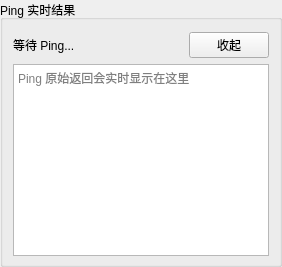
              <widget class="QGroupBox" name="groupPingResult">
               <property name="title">
                <string>Ping 实时结果</string>
               </property>
               <property name="visible">
                <bool>false</bool>
               </property>
               <layout class="QVBoxLayout" name="pingResultLayout">
                <property name="leftMargin">
                 <number>10</number>
                </property>
                <property name="topMargin">
                 <number>12</number>
                </property>
                <property name="rightMargin">
                 <number>10</number>
                </property>
                <property name="bottomMargin">
                 <number>8</number>
                </property>
                <property name="spacing">
                 <number>6</number>
                </property>
                <item>
                 <layout class="QHBoxLayout" name="pingResultHeaderLayout">
                  <item>
                   <widget class="QLabel" name="labelPingResultSummary">
                    <property name="text">
                     <string>等待 Ping...</string>
                    </property>
                    <property name="wordWrap">
                     <bool>true</bool>
                    </property>
                   </widget>
                  </item>
                  <item>
                   <spacer name="pingResultHeaderSpacer">
                    <property name="orientation">
                     <enum>Qt::Horizontal</enum>
                    </property>
                    <property name="sizeHint" stdset="0">
                     <size>
                      <width>30</width>
                      <height>20</height>
                     </size>
                    </property>
                   </spacer>
                  </item>
                  <item>
                   <widget class="QPushButton" name="btnHidePingResult">
                    <property name="text">
                     <string>收起</string>
                    </property>
                   </widget>
                  </item>
                 </layout>
                </item>
                <item>
                 <widget class="QPlainTextEdit" name="txtPingResult">
                  <property name="readOnly">
                   <bool>true</bool>
                  </property>
                  <property name="placeholderText">
                   <string>Ping 原始返回会实时显示在这里</string>
                  </property>
                  <property name="minimumHeight">
                   <number>95</number>
                  </property>
                 </widget>
                </item>
               </layout>
              </widget>
